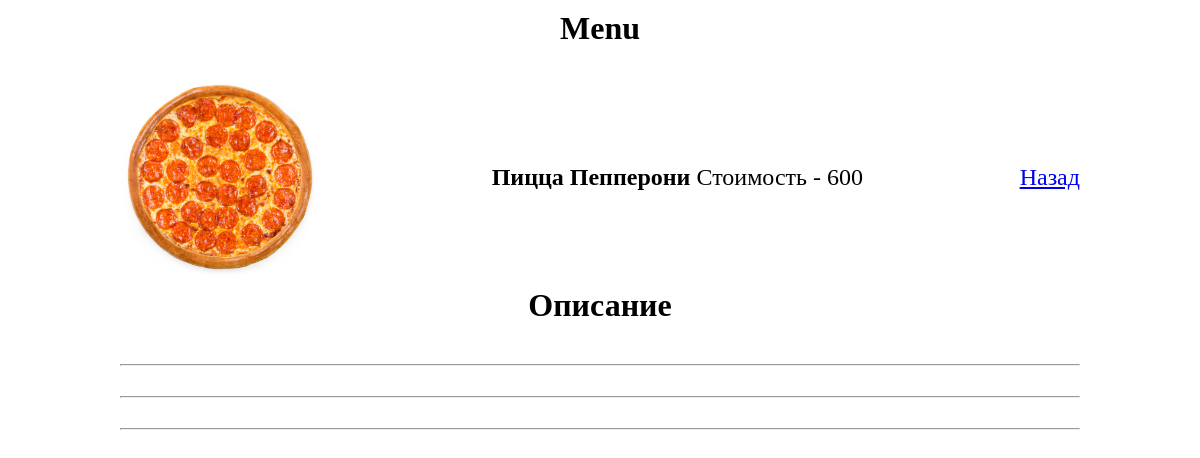
The app's page /cart.php?id=1 with its own data.
### tables this page shows
CREATE TABLE "items" (
	"id"	INTEGER NOT NULL UNIQUE,
	"name"	TEXT NOT NULL UNIQUE,
	"categories_id"	INTEGER NOT NULL,
	"subcategories"	TEXT NOT NULL,
	"imgSrc"	TEXT,
	"price"	INTEGER,
	PRIMARY KEY("id" AUTOINCREMENT)
);

### cart.php (the view)
<?php
include_once 'head.php';
$pdo = new PDO('sqlite:pizzasushiwok.db');
$itemId = $_GET['id'];
$queryItem = $pdo->query('SELECT * FROM items WHERE id=' . $itemId);
$item = $queryItem->fetch(PDO::FETCH_ASSOC);
echo '<div class="item">
    <img src="template/www/img/' . $item['imgSrc'] . '">
    <div><b>' . $item['name'] . '</b></a>
    Стоимость - ' . $item['price'] . '</div>
    <div><a href="index.php">Назад</a></div>
    </div> <div><h1>Описание</h1></div>
    <hr><hr><hr>
    ';

### template/www/style/style.css (style rules this page uses)
* { padding: 0px; margin: 0px; }
body { margin-right: 10%; margin-left: 10%; }
h1 { text-align: center; padding: 10px; }
img { margin-right: 15px; width: 200px; height: 200px; }
.item { display: flex; justify-content: space-between; align-items: center; margin-top: 20px; font-size: x-large; }
hr { margin-top: 30px; }

### records on screen
items: imgSrc (picture), name "Пицца Пепперони", price "600"
